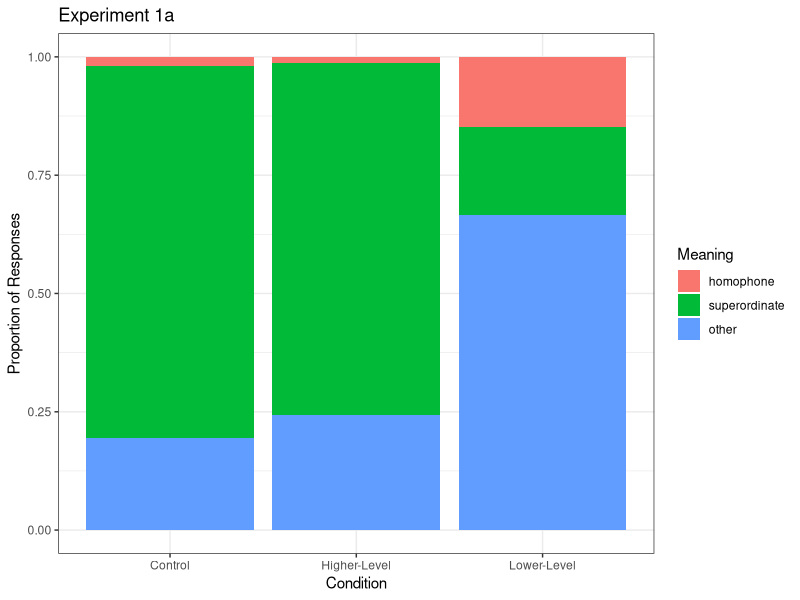

Reproduce this figure in R.
library(tidyverse)
library(lmerTest)
library(emmeans)

# read in data
data <- read_csv("exp1a_data.csv")

# sample size
data %>% 
  group_by(condition) %>%
  summarise(n = n_distinct(id))

# summary
data_summary <- data  %>% 
  group_by(condition) %>%
  summarise(homophone = mean(homo), superordinate = mean(general_cat), other = mean(others)) %>%
  pivot_longer(homophone:other, names_to = "Meaning", values_to = "percent") %>%
  ungroup()

#visualization
data_summary$Meaning <- factor(data_summary$Meaning, levels = c("homophone", "superordinate", "other"))

data_summary %>%
  ggplot(aes(fill = Meaning, y = percent, x = condition)) + 
  geom_bar(position="fill", stat = "identity") +
  theme_bw() +
  ylab("") +
  xlab("Condition") +
  ggtitle("Experiment 1a") +
  ylab("Proportion of Responses")

# make factors
data <- data %>%
  mutate(
    condition = factor(condition, 
                       levels = c("Control", "Higher-Level", "Lower-Level")),
    word = factor(word),
    id = factor(id)
  )

# simple coding
c3 <- contr.treatment(3)
coding3 <- matrix(rep(1/3, 6), ncol = 2)
simple3 <- c3-coding3
contrasts(data$condition) <- simple3

# modeling: homophone responses
homophone_null <- glmer(homo ~ 1 + (1|word) + (1|id),
                        data = data, 
                        family="binomial") 

homophone_condition <- update(homophone_null, .~. + condition)

anova(homophone_null, homophone_condition)

summary(homophone_condition)

emm_homophone = emmeans(homophone_condition, specs =  pairwise ~ condition, type = "response")
emm_homophone

# compare to chance level
homo_chance <- data %>%
  group_by(condition) %>%
  summarise(
    n = sum(!is.na(homo)),
    homo_n = sum(homo, na.rm = TRUE),
    homo_prop = mean(homo, na.rm = TRUE),
    p_value = binom.test(
      homo_n,
      n,
      p = 1/64,
      alternative = "two.sided"
    )$p.value
  )

homo_chance

# modeling: superordinate responses
super_null <- glmer(general_cat ~ 1 + (1|word) + (1|id),
                    data = data, 
                    family="binomial") 

super_condition <- update(super_null, .~. + condition)

anova(super_null, super_condition)

summary(super_condition)

emm_superordinate = emmeans(super_condition, specs =  pairwise ~ condition, type = "response")
emm_superordinate

# compare to chance level
general_chance <- data %>%
  group_by(condition) %>%
  summarise(
    n = sum(!is.na(general_cat)),
    general_n = sum(general_cat, na.rm = TRUE),
    general_prop = mean(general_cat, na.rm = TRUE),
    p_value = binom.test(
      general_n,
      n,
      p = 1/64,
      alternative = "two.sided"
    )$p.value
  )

general_chance
